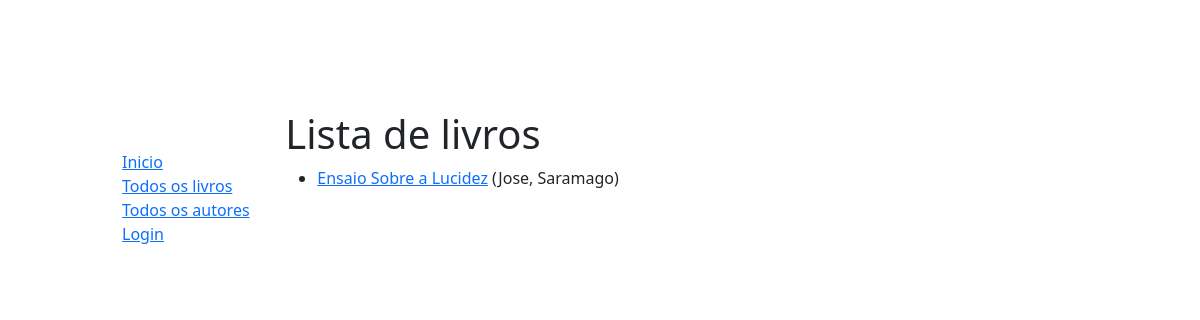
Before: /catalog/livros/ with the older database file.
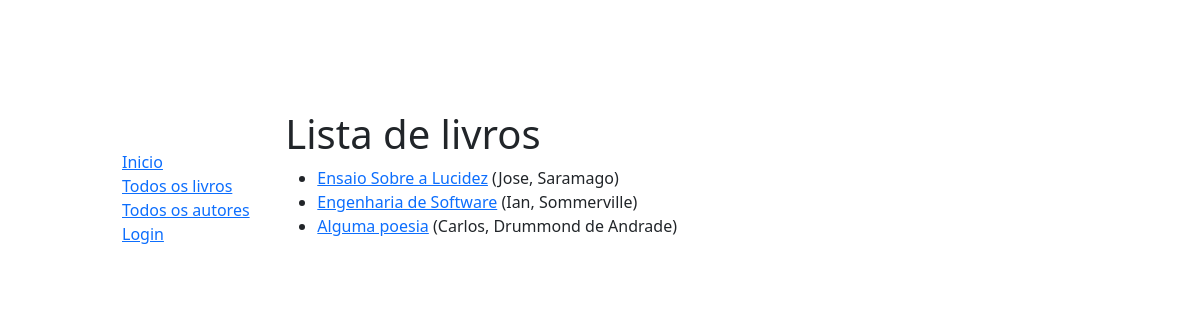
After: the same page with the newer database file.
### catalog/models.py (models this page shows, shortened)
class Livro(models.Model):
    titulo = models.CharField(max_length=200)
    autor = models.ForeignKey('Autor', on_delete=models.SET_NULL, null=True)
    sumario = models.TextField(max_length=1000, help_text='Digite uma descrição resumida do livro')
    isbn = models.CharField('ISBN', max_length=13, unique=True, help_text='código de 13 caracteres ISBN - <a href="https://www.isbn-international.org/content/what-isbn">ISBN number</a>')
    genero = models.ManyToManyField(Genero, help_text='Selecione um genero para este livro')
    idioma = models.ForeignKey('Idioma', on_delete=models.SET_NULL, null = True)
    def get_absolute_url(self):
        return reverse('livro-detail', args=[str(self.id)])
    def mostra_genero(self):
        return ', '.join([genero.nome for genero in self.genero.all()[:3]])
    mostra_genero.short_description = 'Genero'

class Autor(models.Model):
    nome = models.CharField(max_length=100)
    sobrenome = models.CharField(max_length=100)
    data_nascimento = models.DateField(null=True, blank=True)
    data_morte = models.DateField('Data da morte', null= True, blank= True)
    class Meta:
        ordering = ['nome','sobrenome']
    def __str__(self):
        return f'{self.nome}, {self.sobrenome}'

### catalog/views.py (the view)
# urls.py: path('livros/', views.LivroListView.as_view(), name = 'livros'),
class LivroListView(generic.ListView):
    model = Livro

### catalog/templates/catalog/livro_list.html
{% extends "base_generic.html" %}
{% block content %}
  <h1>Lista de livros</h1>
  {% if livro_list %}
  <ul>
    {% for livro in livro_list %}
      <li>
        <a href="{{ livro.get_absolute_url }}">{{ livro.titulo }}</a> ({{livro.autor}})
      </li>
    {% endfor %}
  </ul>
  {% else %}
    <p>Não há livros na biblioteca.</p>
  {% endif %}
{% endblock %}

Changed rows visible on the page:
added Livro: titulo "Engenharia de Software", autor "Ian, Sommerville"
added Livro: titulo "Alguma poesia", autor "Carlos, Drummond de Andrade"
